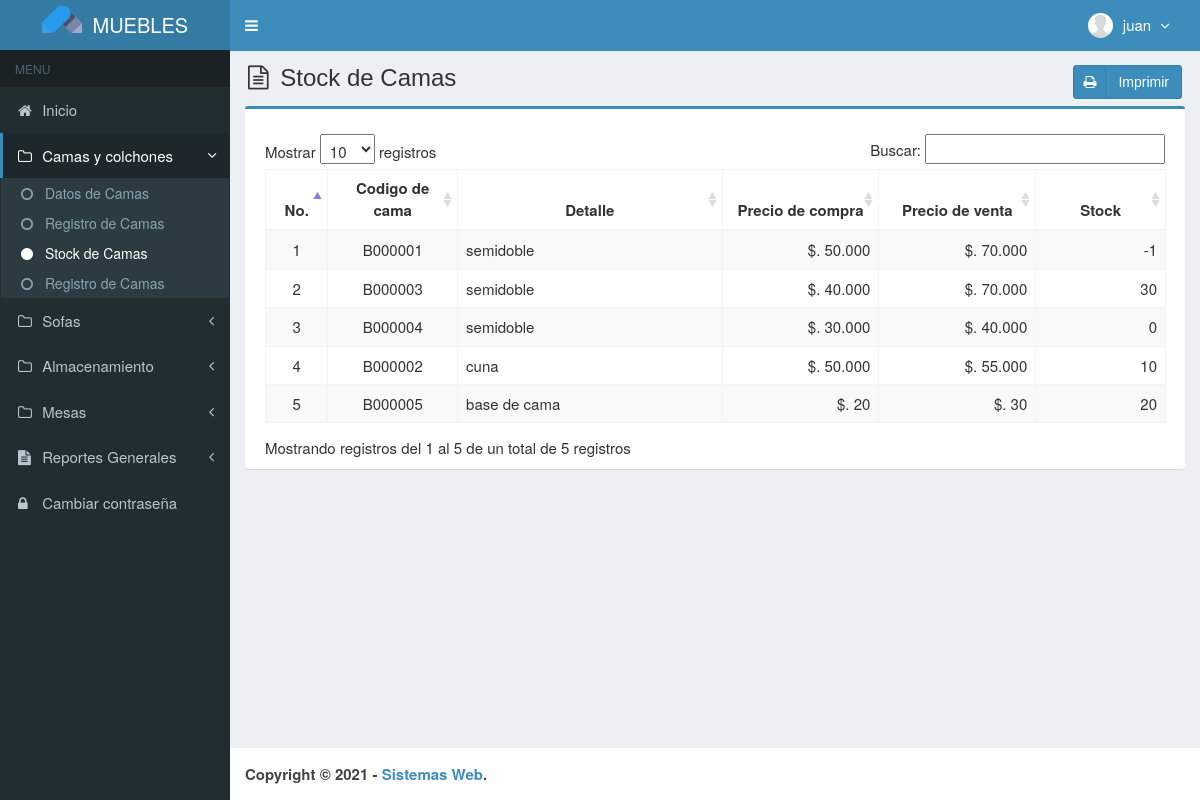
/main.php?module=camas_stock_inventory (signed in), run on the app's committed database.
### tables this page shows
CREATE TABLE `usuarios` (
  `id_user` int(3) NOT NULL,
  `username` varchar(50) NOT NULL,
  `name_user` varchar(50) NOT NULL,
  `password` varchar(50) NOT NULL,
  `email` varchar(50) DEFAULT NULL,
  `telefono` varchar(13) DEFAULT NULL,
  `foto` varchar(100) DEFAULT NULL,
  `permisos_acceso` enum('Admin','Empleado') NOT NULL,
  `status` enum('activo','bloqueado') NOT NULL DEFAULT 'activo',
  `created_at` timestamp NOT NULL DEFAULT current_timestamp(),
  `updated_at` timestamp NOT NULL DEFAULT current_timestamp() ON UPDATE current_timestamp()
);

CREATE TABLE `camas` (
  `codigo_cama` varchar(7) NOT NULL,
  `tamaño` enum('sencilla','semidoble','doble','cuna','base de cama','colchon','protector de colchon','colchon infantil') NOT NULL,
  `precio_compra` int(11) NOT NULL,
  `precio_venta` int(11) NOT NULL,
  `stock` int(11) NOT NULL,
  `created_user` int(3) NOT NULL,
  `created_date` timestamp NOT NULL DEFAULT current_timestamp(),
  `updated_user` int(3) NOT NULL,
  `updated_date` timestamp NOT NULL DEFAULT current_timestamp() ON UPDATE current_timestamp()
);

### config/fungsi_rupiah.php (called while the page is built, shortened)
<?php
function format_rupiah($angka){
  $rupiah=number_format($angka,0,',','.');
  return $rupiah;
}
?>

### modules/camas_stock_inventory/view.php (the view)
<section class="content-header">
  <h1>
    <i class="fa fa-file-text-o icon-title"></i> Stock de Camas
    <a class="btn btn-primary btn-social pull-right" href="modules/camas_stock_inventory/print.php" target="_blank">
      <i class="fa fa-print"></i> Imprimir
    </a>
  </h1>
</section>
<section class="content">
  <div class="row">
    <div class="col-md-12">
      <div class="box box-primary">
        <div class="box-body">
          <table id="dataTables1" class="table table-bordered table-striped table-hover">
            <thead>
              <tr>
                <th class="center">No.</th>
                <th class="center">Codigo de cama</th>
                <th class="center">Detalle</th>
                <th class="center">Precio de compra</th>
                <th class="center">Precio de venta</th>
                <th class="center">Stock</th>
              </tr>
            </thead>
            <tbody>
            <?php
            $no = 1;
            $query = mysqli_query($mysqli, "SELECT codigo_cama,tamaño,precio_compra,precio_venta,stock FROM camas ORDER BY tamaño ASC")
                                            or die('Error: '.mysqli_error($mysqli));
            while ($data = mysqli_fetch_assoc($query)) {
              $precio_compra = format_rupiah($data['precio_compra']);
              $precio_venta = format_rupiah($data['precio_venta']);
              echo "<tr>
                      <td width='30' class='center'>$no</td>
                      <td width='80' class='center'>$data[codigo_cama]</td>
                      <td width='180'>$data[tamaño]</td>
                      <td width='100' align='right'>$. $precio_compra</td>
                      <td width='100' align='right'>$. $precio_venta</td>
                      <td width='80' align='right'>$data[stock]</td>
                    </tr>";
              $no++;
            }
            ?>
            </tbody>
          </table>
        </div>
      </div>
    </div>
  </div>
</section><!-- /.content

### top-menu.php (shortened to what this page needs)
<?php
require_once "config/database.php";
$query = mysqli_query($mysqli, "SELECT id_user, name_user, foto, permisos_acceso FROM usuarios WHERE id_user='$_SESSION[id_user]'")
                                or die('error: '.mysqli_error($mysqli));
$data = mysqli_fetch_assoc($query);
?>
<li class="dropdown user user-menu">
  <a href="#" class="dropdown-toggle" data-toggle="dropdown">
  <?php
  if ($data['foto']=="") { ?>
    <img src="images/user/user-default.png" class="user-image" alt="User Image"/>
  <?php
  }
  else { ?>
    <img src="images/user/<?php echo $data['foto']; ?>" class="user-image" alt="User Image"/>
  <?php
  }
  ?>
    <span class="hidden-xs"><?php echo $data['name_user']; ?> <i style="margin-left:5px" class="fa fa-angle-down"></i></span>
  </a>
</li>

### assets/css/style.css (style rules this page uses)
.btn-social *:first-child { border-right: 1px solid rgba(0, 0, 0, 0.1); bottom: 0; font-size: 1em !important; left: 0; line-height: 32px !important; position: absolute; text-align: center; top: 0; width: 32px !important; }
.content-header { padding: 15px 18px 0; position: relative; }
.center { text-align: center; }
.icon-title { margin-right: 5px; }
body { background-color: #fff; color: #333; font-size: 15px; line-height: 1.42857; }

### data on the page
usuarios: name_user "juan"
camas: codigo_cama "B000001", tamaño "semidoble", precio_compra "50.000", precio_venta "70.000", stock "-1"
camas: codigo_cama "B000003", tamaño "semidoble", precio_compra "40.000", precio_venta "70.000", stock "30"
camas: codigo_cama "B000004", tamaño "semidoble", precio_compra "30.000", precio_venta "40.000", stock "0"
camas: codigo_cama "B000002", tamaño "cuna", precio_compra "50.000", precio_venta "55.000", stock "10"
camas: codigo_cama "B000005", tamaño "base de cama", precio_compra "20", precio_venta "30", stock "20"
